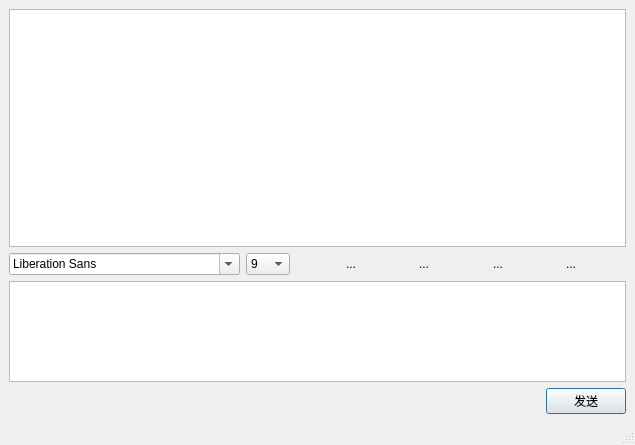
<?xml version="1.0" encoding="UTF-8"?>
<ui version="4.0">
 <class>PMWindow</class>
 <widget class="QMainWindow" name="PMWindow">
  <property name="geometry">
   <rect>
    <x>0</x>
    <y>0</y>
    <width>635</width>
    <height>445</height>
   </rect>
  </property>
  <property name="windowTitle">
   <string>MainWindow</string>
  </property>
  <widget class="QWidget" name="centralwidget">
   <layout class="QVBoxLayout" name="verticalLayout">
    <item>
     <widget class="QTextEdit" name="txtChat">
      <property name="sizePolicy">
       <sizepolicy hsizetype="Expanding" vsizetype="Expanding">
        <horstretch>0</horstretch>
        <verstretch>108</verstretch>
       </sizepolicy>
      </property>
      <property name="readOnly">
       <bool>true</bool>
      </property>
     </widget>
    </item>
    <item>
     <layout class="QHBoxLayout" name="horizontalLayout">
      <item>
       <widget class="QFontComboBox" name="fontComboBox">
        <property name="sizePolicy">
         <sizepolicy hsizetype="Fixed" vsizetype="Fixed">
          <horstretch>14</horstretch>
          <verstretch>56</verstretch>
         </sizepolicy>
        </property>
        <property name="baseSize">
         <size>
          <width>24</width>
          <height>17</height>
         </size>
        </property>
        <property name="toolTip">
         <string>字体</string>
        </property>
        <property name="layoutDirection">
         <enum>Qt::LeftToRight</enum>
        </property>
        <property name="autoFillBackground">
         <bool>true</bool>
        </property>
       </widget>
      </item>
      <item>
       <widget class="QComboBox" name="comboBox">
        <property name="sizePolicy">
         <sizepolicy hsizetype="Preferred" vsizetype="Fixed">
          <horstretch>0</horstretch>
          <verstretch>26</verstretch>
         </sizepolicy>
        </property>
        <property name="toolTip">
         <string>字体大小</string>
        </property>
        <item>
         <property name="text">
          <string>9</string>
         </property>
        </item>
        <item>
         <property name="text">
          <string>10</string>
         </property>
        </item>
        <item>
         <property name="text">
          <string>11</string>
         </property>
        </item>
        <item>
         <property name="text">
          <string>12</string>
         </property>
        </item>
        <item>
         <property name="text">
          <string>13</string>
         </property>
        </item>
        <item>
         <property name="text">
          <string>14</string>
         </property>
        </item>
        <item>
         <property name="text">
          <string>15</string>
         </property>
        </item>
        <item>
         <property name="text">
          <string>16</string>
         </property>
        </item>
        <item>
         <property name="text">
          <string>17</string>
         </property>
        </item>
        <item>
         <property name="text">
          <string>18</string>
         </property>
        </item>
        <item>
         <property name="text">
          <string>19</string>
         </property>
        </item>
        <item>
         <property name="text">
          <string>20</string>
         </property>
        </item>
        <item>
         <property name="text">
          <string>21</string>
         </property>
        </item>
        <item>
         <property name="text">
          <string>22</string>
         </property>
        </item>
        <item>
         <property name="text">
          <string>23</string>
         </property>
        </item>
       </widget>
      </item>
      <item>
       <spacer name="horizontalSpacer_2">
        <property name="orientation">
         <enum>Qt::Horizontal</enum>
        </property>
        <property name="sizeHint" stdset="0">
         <size>
          <width>40</width>
          <height>20</height>
         </size>
        </property>
       </spacer>
      </item>
      <item>
       <widget class="QToolButton" name="toolButton_4">
        <property name="toolTip">
         <string>加粗</string>
        </property>
        <property name="text">
         <string>...</string>
        </property>
        <property name="icon">
         <iconset resource="images/image.qrc">
          <normaloff>:/bold.png</normaloff>:/bold.png</iconset>
        </property>
        <property name="checkable">
         <bool>true</bool>
        </property>
        <property name="autoRaise">
         <bool>true</bool>
        </property>
       </widget>
      </item>
      <item>
       <spacer name="horizontalSpacer_3">
        <property name="orientation">
         <enum>Qt::Horizontal</enum>
        </property>
        <property name="sizeHint" stdset="0">
         <size>
          <width>40</width>
          <height>20</height>
         </size>
        </property>
       </spacer>
      </item>
      <item>
       <widget class="QToolButton" name="toolButton">
        <property name="sizePolicy">
         <sizepolicy hsizetype="Fixed" vsizetype="Fixed">
          <horstretch>0</horstretch>
          <verstretch>26</verstretch>
         </sizepolicy>
        </property>
        <property name="toolTip">
         <string>斜体</string>
        </property>
        <property name="text">
         <string>...</string>
        </property>
        <property name="icon">
         <iconset resource="images/image.qrc">
          <normaloff>:/italic.png</normaloff>:/italic.png</iconset>
        </property>
        <property name="checkable">
         <bool>true</bool>
        </property>
        <property name="autoRaise">
         <bool>true</bool>
        </property>
       </widget>
      </item>
      <item>
       <spacer name="horizontalSpacer_4">
        <property name="orientation">
         <enum>Qt::Horizontal</enum>
        </property>
        <property name="sizeHint" stdset="0">
         <size>
          <width>40</width>
          <height>20</height>
         </size>
        </property>
       </spacer>
      </item>
      <item>
       <widget class="QToolButton" name="toolButton_2">
        <property name="toolTip">
         <string>字体颜色</string>
        </property>
        <property name="text">
         <string>...</string>
        </property>
        <property name="icon">
         <iconset resource="images/image.qrc">
          <normaloff>:/color.png</normaloff>:/color.png</iconset>
        </property>
        <property name="checkable">
         <bool>false</bool>
        </property>
        <property name="autoRaise">
         <bool>true</bool>
        </property>
       </widget>
      </item>
      <item>
       <spacer name="horizontalSpacer_5">
        <property name="orientation">
         <enum>Qt::Horizontal</enum>
        </property>
        <property name="sizeHint" stdset="0">
         <size>
          <width>40</width>
          <height>20</height>
         </size>
        </property>
       </spacer>
      </item>
      <item>
       <widget class="QToolButton" name="toolButton_3">
        <property name="sizePolicy">
         <sizepolicy hsizetype="Fixed" vsizetype="Fixed">
          <horstretch>30</horstretch>
          <verstretch>30</verstretch>
         </sizepolicy>
        </property>
        <property name="baseSize">
         <size>
          <width>30</width>
          <height>30</height>
         </size>
        </property>
        <property name="acceptDrops">
         <bool>false</bool>
        </property>
        <property name="toolTip">
         <string>发送文件</string>
        </property>
        <property name="statusTip">
         <string/>
        </property>
        <property name="autoFillBackground">
         <bool>true</bool>
        </property>
        <property name="text">
         <string>...</string>
        </property>
        <property name="icon">
         <iconset resource="images/image.qrc">
          <normaloff>:/send.png</normaloff>:/send.png</iconset>
        </property>
        <property name="iconSize">
         <size>
          <width>22</width>
          <height>22</height>
         </size>
        </property>
        <property name="checkable">
         <bool>false</bool>
        </property>
        <property name="autoRaise">
         <bool>true</bool>
        </property>
       </widget>
      </item>
      <item>
       <spacer name="horizontalSpacer_6">
        <property name="orientation">
         <enum>Qt::Horizontal</enum>
        </property>
        <property name="sizeHint" stdset="0">
         <size>
          <width>40</width>
          <height>20</height>
         </size>
        </property>
       </spacer>
      </item>
     </layout>
    </item>
    <item>
     <widget class="QTextBrowser" name="txtInput">
      <property name="sizePolicy">
       <sizepolicy hsizetype="Preferred" vsizetype="Expanding">
        <horstretch>0</horstretch>
        <verstretch>46</verstretch>
       </sizepolicy>
      </property>
      <property name="minimumSize">
       <size>
        <width>34</width>
        <height>14</height>
       </size>
      </property>
      <property name="baseSize">
       <size>
        <width>30</width>
        <height>30</height>
       </size>
      </property>
      <property name="readOnly">
       <bool>false</bool>
      </property>
     </widget>
    </item>
    <item>
     <layout class="QHBoxLayout" name="horizontalLayout_2">
      <item>
       <spacer name="horizontalSpacer">
        <property name="orientation">
         <enum>Qt::Horizontal</enum>
        </property>
        <property name="sizeHint" stdset="0">
         <size>
          <width>78</width>
          <height>20</height>
         </size>
        </property>
       </spacer>
      </item>
      <item>
       <widget class="QPushButton" name="btnSend">
        <property name="toolTip">
         <string>快捷键(Ctrl+s)</string>
        </property>
        <property name="text">
         <string>发送</string>
        </property>
        <property name="shortcut">
         <string>Ctrl+S</string>
        </property>
        <property name="autoDefault">
         <bool>true</bool>
        </property>
        <property name="default">
         <bool>true</bool>
        </property>
       </widget>
      </item>
     </layout>
    </item>
   </layout>
  </widget>
  <widget class="QStatusBar" name="statusbar"/>
 </widget>
 <resources>
  <include location="images/image.qrc"/>
 </resources>
 <connections/>
</ui>
